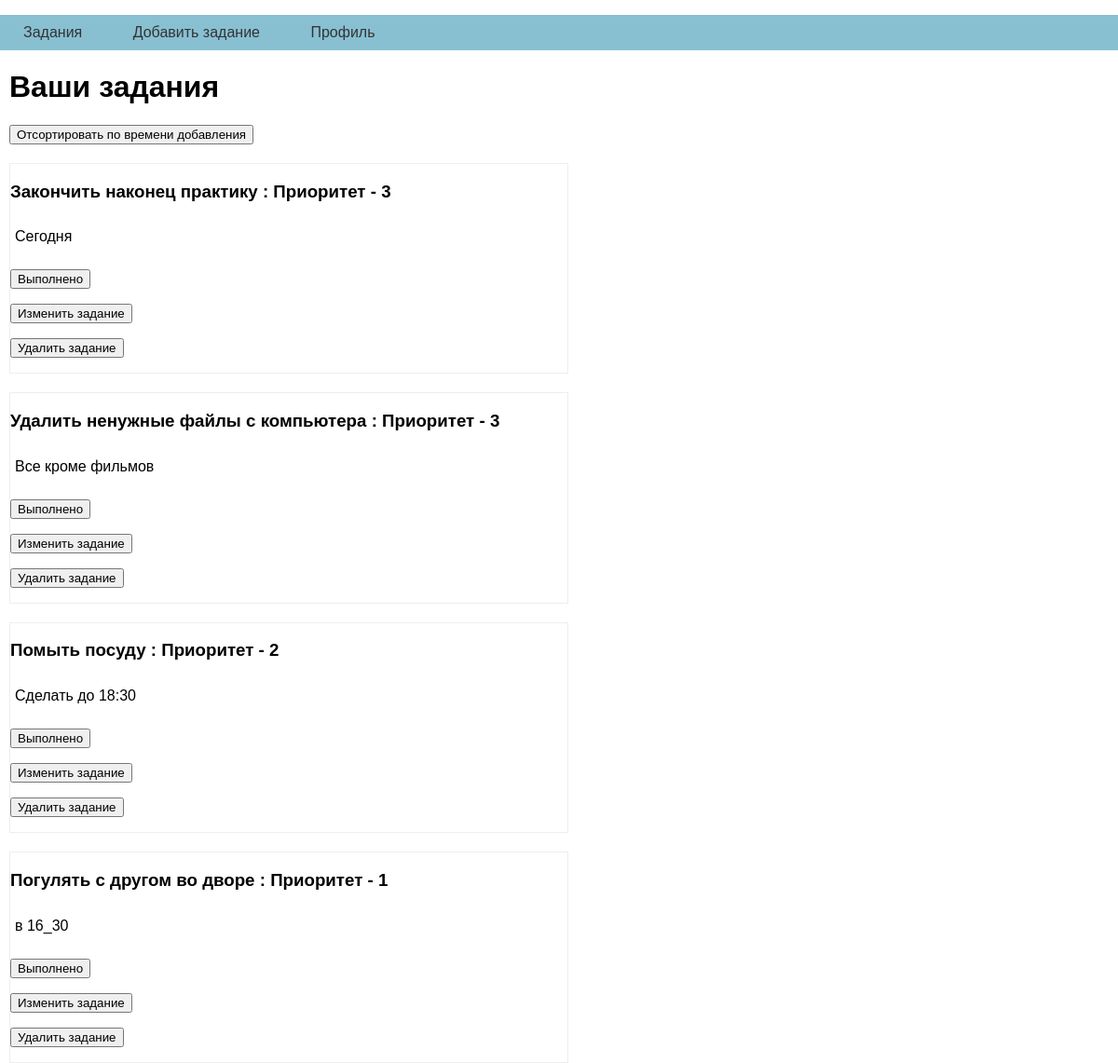
The app's page /sort_tasks_imp (signed in) with its own data.
### tables this page shows
CREATE TABLE "usermenu" (
	"id"	integer,
	"title"	text NOT NULL,
	"url"	text NOT NULL,
	PRIMARY KEY("id" AUTOINCREMENT)
);

CREATE TABLE tasks (
id integer PRIMARY KEY AUTOINCREMENT,
task text NOT NULL,
importance integer NOT NULL,
status text NOT NULL,
user_id integer NOT NULL,
description text NOT NULL,
time NUMERIC NOT NULL,
FOREIGN KEY (user_id) REFERENCES users(id)
);

### app.py (the view)
@app.route("/sort_tasks_imp")
@login_required
def sort_tasks_imp():
    id_user = current_user.get_id()
    tasks = dbase.getSortedTasksByImp(id_user)
    if not tasks[0]:
        return render_template('sort_tasks_imp.html', menu=dbase.getUserMenu(), tasks=[], title='У вас пока нет ни одного задания')
    return render_template('sort_tasks_imp.html', menu=dbase.getUserMenu(), tasks=tasks, title='Ваши задания')

### FDataBase.py (called while the page is built)
    def getUserMenu(self):
        sql = ''' SELECT * FROM usermenu '''
        try:
            self.__cur.execute(sql)
            res = self.__cur.fetchall()
            if res: return res
        except:
            print("Ошибка чтения из БД")
        return []

    def getUser(self, user_id):
        try:
            self.__cur.execute(f"SELECT * FROM users WHERE id = '{user_id}' LIMIT 1")
            res = self.__cur.fetchone()
            if not res:
                print("Пользователь не найден")
                return False
            return res
        except sqlite3.Error as e:
            print("Ошибка получения данных из БД " + str(e))
        return False

    def getSortedTasksByImp(self, id_user):
        try:
            self.__cur.execute(f"SELECT id, task, description, importance FROM tasks WHERE user_id = '{id_user}' ORDER BY importance DESC")
            res = self.__cur.fetchall()
            if res:
                return res
        except sqlite3.Error as e:
            print("Ошибка получения статьи из БД " + str(e))
        return False, Fals

### UserLogin.py (called while the page is built)
    def fromDB(self, user_id, db):
        self.__user = db.getUser(user_id)
        return self

    def get_id(self):
        return str(self.__user['id'])

### app.py (called while the page is built)
@login_manager.user_loader
def load_user(user_id):
    return UserLogin().fromDB(user_id, dbase)

def connect_db():
    conn = sqlite3.connect(app.config['DATABASE'])
    conn.row_factory = sqlite3.Row
    return conn

def get_db():
    if not hasattr(g, 'link_db'):
        g.link_db = connect_db()
    return g.link_db

@app.before_request
def before_request():
    global dbase
    db = get_db()
    dbase = FDataBase(db)

### templates/sort_tasks_imp.html
{% extends 'base.html' %}
{% block content %}
{{ super() }}
<form action="{{ url_for('user_index') }}" method="get">
<p> <input type="submit" value="Отсортировать по времени добавления"></p>
</form>
<ul class="list-tasks">
{% for t in tasks %}
<li>
<p class="task"><h3>{{t.task}} : Приоритет - {{t.importance}}</h3></p>
<p class="annonce">{{ t.description | striptags  }}</p>
<form action="{{ url_for('task_complete', task_id=t.id) }}" method="post">
<p> <input type="submit" value="Выполнено"></p>
</form>
<form action="{{ url_for('change_task', task_id=t.id) }}" method="post">
<p> <input type="submit" value="Изменить задание"></p>
</form>
<form action="{{ url_for('delete_task', task_id=t.id) }}" method="post">
<p> <input type="submit" value="Удалить задание"></p>
</form>
</li>
{% endfor %}
</ul>
{% endblock %}

### templates/base.html (shortened to what this page needs)
<!DOCTYPE html>
<html>
<head>
<link type="text/css" href="{{ url_for('static', filename='css/styles.css')}}" rel="stylesheet" />
</head>
<body>
{% block content -%}
{%- block mainmenu -%}
<ul class="mainmenu">
{% for p in menu %}
<li><a href="{{url_for(p.url)}}">{{p.title}}</a></li>
{% endfor %}
</ul>
{% endblock mainmenu -%}
<div class="content">
	{% if title -%}
<h1>{{title}}</h1>
	{% else -%}
<h1>Time management</h1>
	{% endif -%}
{% endblock -%}
</div>
</body>
</html>

### static/css/styles.css (style rules this page uses)
html, body { font-family: 'Arial'; margin: 0; padding: 0; height: 100%; width: 100%; }
a { color: #0059b2; text-decoration: none; }
ul.mainmenu { padding: 0; list-style: none; background: rgb(136, 192, 210); }
ul.mainmenu li { display: inline-block; }
ul.mainmenu li a { display: block; padding: 10px 25px; color: #333; text-decoration: none; }
div.content { margin: 10px; }
ul.list-tasks { list-style: none; margin: 0; padding: 0; max-width: 600px; }
ul.list-tasks li { margin: 20px 0 0 0; border: 1px solid #eee; }
ul.list-tasks .annonce { margin: 0; padding: 10px 5px 10px 5px; }

### records on screen
usermenu: title "Задания"
usermenu: title "Добавить задание"
usermenu: title "Профиль"
tasks: task "Закончить наконец практику", importance "3", description "Сегодня"
tasks: task "Удалить ненужные файлы с компьютера", importance "3", description "Все кроме фильмов"
tasks: task "Помыть посуду", importance "2", description "Сделать до 18:30"
tasks: task "Погулять с другом во дворе", importance "1", description "в 16_30"

### other values on screen
{{ title }} "Ваши задания"
